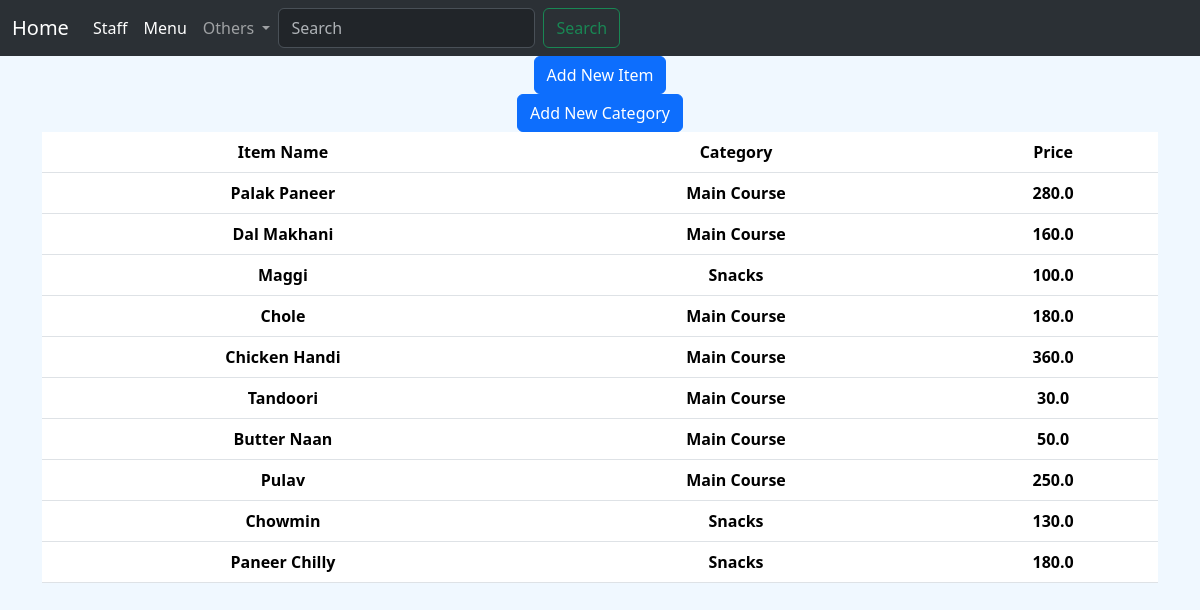
/menu_mgmt, run on an earlier commit of the app's database.
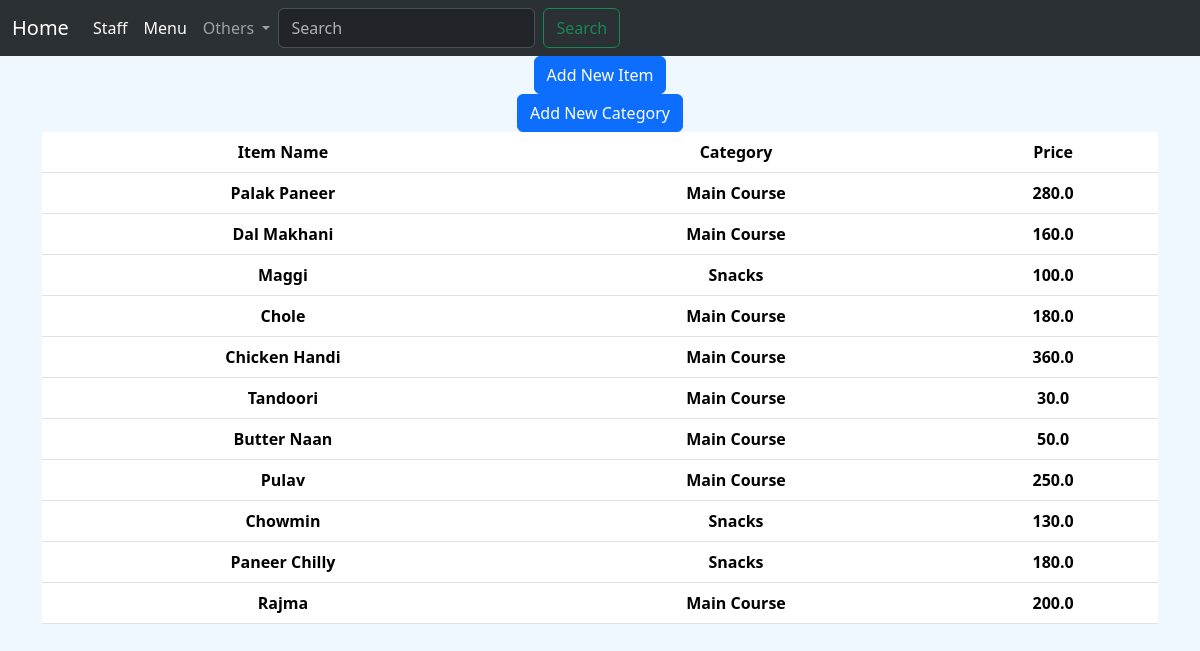
And on a later commit of the database.
### menu/models.py (models this page shows, shortened)
class Menu(models.Model):
    category=models.ForeignKey(Category,on_delete=models.CASCADE)
    item=models.CharField(unique=True,max_length=25)
    item_desc=models.CharField(max_length=120)
    price=models.FloatField()

class Category(models.Model):
    category=models.CharField(max_length=20,unique=True)
    def __str__(self):
        return self.category

### pos/views.py (the view, shortened to what this page needs)
# urls.py: path('menu_mgmt',menu_manage,name='menu_manage'),
def menu_manage(request):
    data=Menu.objects.all()
    my_menu=MyMenu(request.GET)
    new_cat=category_new(request.GET)
    select_cat=category_select(request.GET)
    if new_cat.is_valid():
        cat=request.GET.get('category_new')
        if cat:
            x=Category.objects.create(category=cat)
            x.save()#new category is added in menu
            return redirect('menu_manage')
    return render(request,'menu_manage.html',{'data':data,'form1':select_cat,'form2':my_menu,'form3':new_cat})

### restaurents/forms.py
class category_select(forms.Form):
    category=forms.ModelChoiceField(queryset=Category.objects.all(),empty_label="select category")

class MyMenu(forms.Form):
    item_name=forms.CharField(max_length=25,required=True)
    item_price=forms.FloatField(required=True)

### templates/menu_manage.html (shortened to what this page needs)
{%extends 'base2.html'%}
{%block page%}
<div><div style="display: flex;
    justify-content: center;
    align-items: center;" ><button type="button" class="btn btn-primary" data-bs-toggle="modal" data-bs-target="#exampleModal">
    Add New Item</button></div>
      </div>
      <div><div style="display: flex;
        justify-content: center;
        align-items: center;" ><button type="button" class="btn btn-primary" data-bs-toggle="modal" data-bs-target="#exampleModal2">
        Add New Category</button></div>
          </div>
<div class="container text-center">
    <div class="row justify-content-start">
      <div  class="content-table col-12">
<table class="table">
    <thead>
        <tr>
            <th scope="col">Item Name</th>
            <th scope="col">Category</th>
            <th scope="col">Price</th>
        </tr>
    </thead>
    <tbody>
    {% for i in data%}
    <tr>
        <th scope="col">{{i.item}}</th>
        <th scope="col">{{i.category.category}}</th>
        <th scope="col">{{i.price}}</th>
    </tr>
    {%endfor%}
</tbody>
</table>
</div></div></div>
{% endblock page%}

What changed in the data, as far as the page shows it:
added Menu: item "Rajma", category.category "Main Course", price "200.0"
